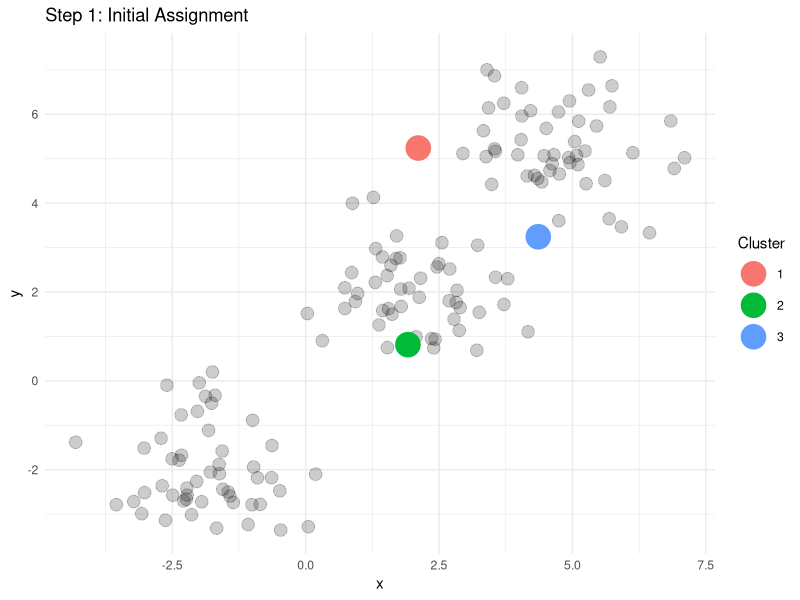
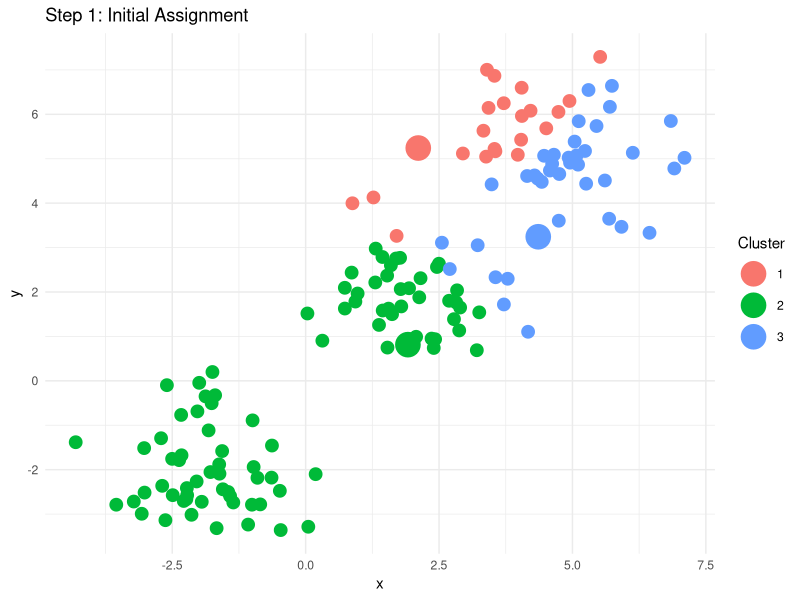
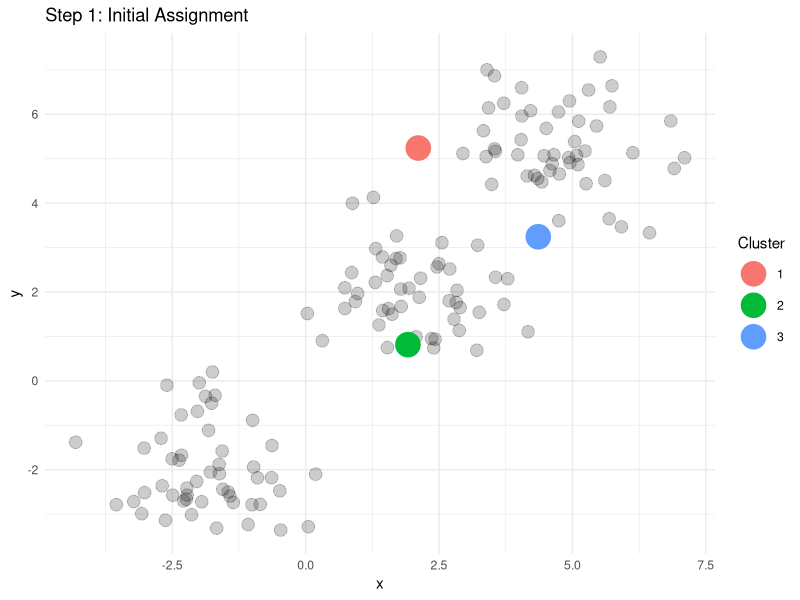
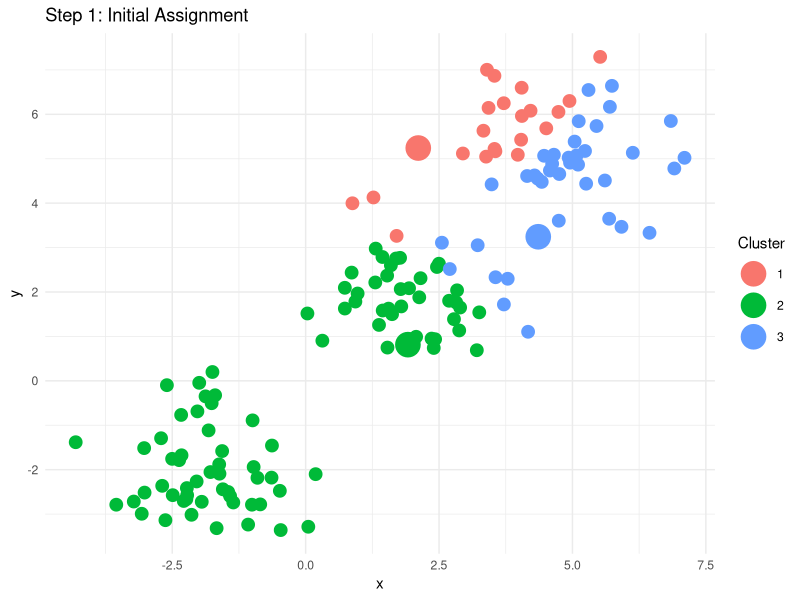
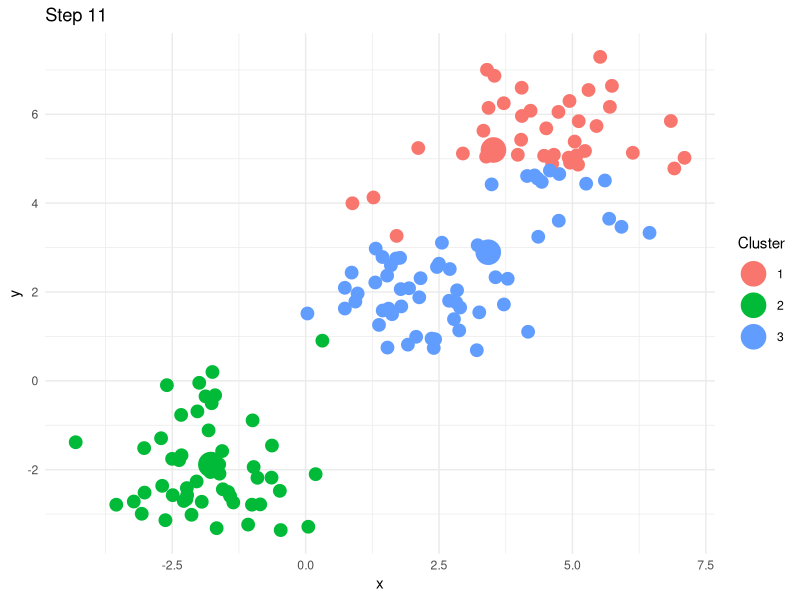

The R source for these figures, in order:
library(ggplot2)
library(dplyr)

# Generate sample data
set.seed(123)
data <- data.frame(x = c(rnorm(50, 2), rnorm(50, -2), rnorm(50, 5)),
                   y = c(rnorm(50, 2), rnorm(50, -2), rnorm(50, 5)))

# Initialize centroids
set.seed(123)
k <- 3
centroids <- data %>% sample_n(k) 


# empty data

ggplot() +
  geom_point(data = data, aes(x = x, y = y), color="black", alpha=.2, size=4) +
  geom_point(data = centroids %>% mutate(cluster=c(1, 2, 3)), 
             aes(x = x, y = y, color = factor(cluster)), size = 8) +
  ggtitle("Step 1: Initial Assignment") +
  theme_minimal() +
  labs(color = "Cluster")

library(here)
ggsave(here("slides", "week6_figs", "kmeans1.png"))



# Function to assign points to the nearest centroid
assign_points_to_centroids <- function(data, centroids) {
  distances <- as.matrix(dist(rbind(data, centroids)))
  distances <- distances[1:nrow(data), (nrow(data) + 1):(nrow(data) + nrow(centroids))]
  closest <- apply(distances, 1, which.min)
  data$cluster <- closest
  return(data)
}

# Function to update centroids based on current assignments
update_centroids <- function(data, k) {
  centroids <- data %>%
    group_by(cluster) %>%
    summarise(x = mean(x), y = mean(y)) %>%
    mutate(cluster=c(1, 2, 3))
  return(centroids)
}

# Plotting function
plot_kmeans <- function(data, centroids, title) {
  ggplot() +
    geom_point(data = data, aes(x = x, y = y, color = factor(cluster)), size=4) +
    geom_point(data = centroids, aes(x = x, y = y, color = factor(cluster)), size = 8) +
    ggtitle(title) +
    theme_minimal() +
    labs(color = "Cluster")
}

# Initial assignment
data <- assign_points_to_centroids(data, centroids)
plot_kmeans(data, centroids %>% mutate(cluster=c(1, 2, 3)), "Step 1: Initial Assignment")
ggsave(here("slides", "week6_figs", "kmeansfinal.png"))


# Iterate through the k-means steps

i=3
for(i in 1:10) {
  old_centroids <- centroids
  centroids <- update_centroids(data, k)
  data <- assign_points_to_centroids(data, centroids)
  
  # Plot each iteration
  plot_kmeans(data, centroids, paste("Step", i + 1))

  # Check for convergence
  if(identical(old_centroids, centroids)) {
    break
  }
}


ggsave(here("slides", "week6_figs", "kmeansfinal.png"))
